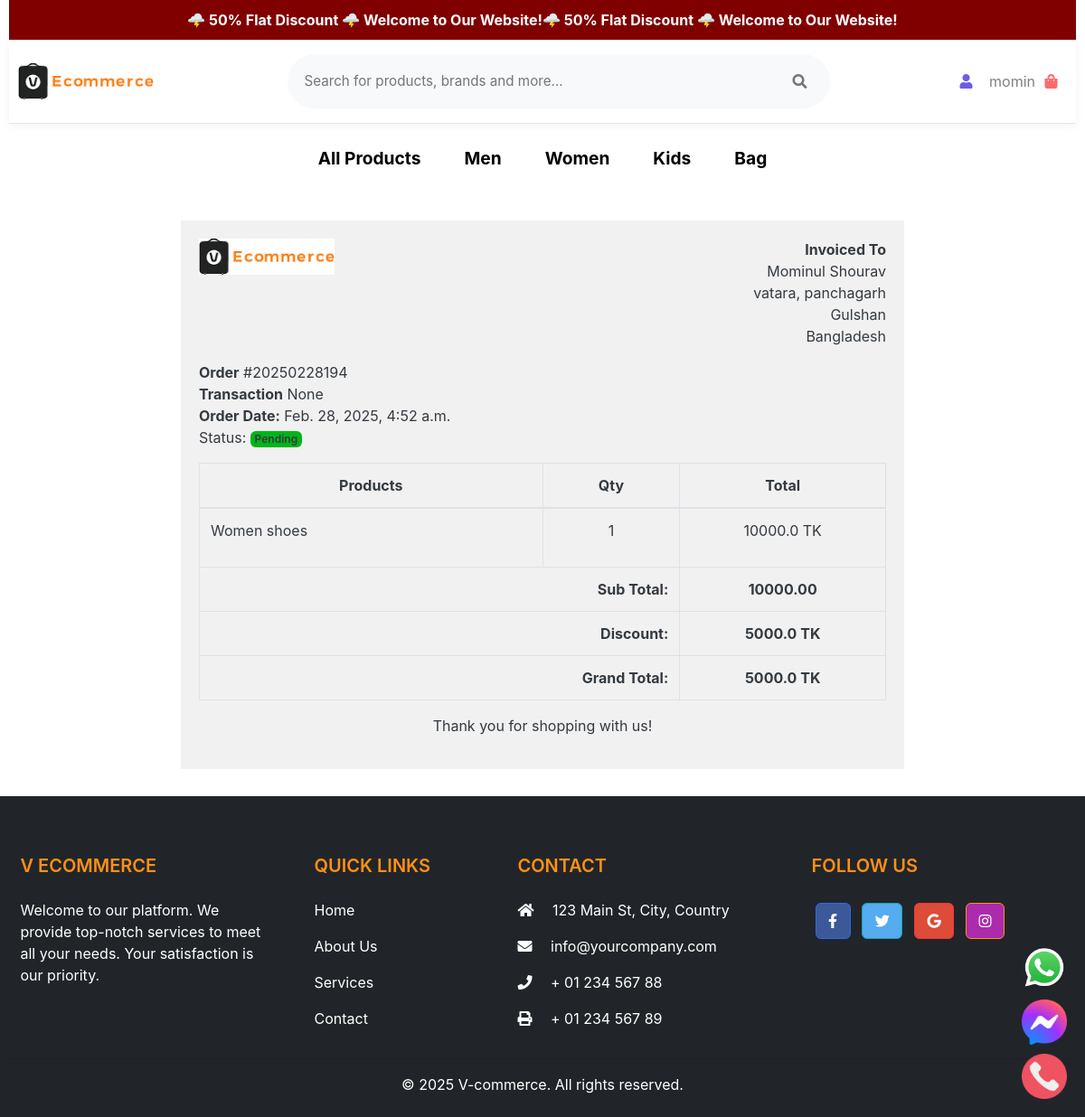
The app's page /accounts/order_detail/20250228194/ (signed in) with its own data.
### accounts/models.py (models this page shows, shortened)
class Account(AbstractBaseUser):
    first_name = models.CharField(max_length=50)
    last_name = models.CharField(max_length=50)
    username = models.CharField(max_length=50, unique=True)
    email = models.EmailField(max_length=100, unique=True)
    phone_number = models.CharField(max_length=50)
    date_joined = models.DateTimeField(auto_now_add=True)
    last_login = models.DateTimeField(auto_now=True)
    is_admin = models.BooleanField(default=False)
    is_staff = models.BooleanField(default=False)
    is_active = models.BooleanField(default=False)
    is_superadmin = models.BooleanField(default=False)
    USERNAME_FIELD = 'email'
    REQUIRED_FIELDS = ['username', 'first_name', 'last_name']
    objects = MyAccountManager()

### category/models.py (models this page shows, shortened)
class Category(models.Model):
    category_name = models.CharField(max_length=50,unique=True)
    slug = models.SlugField(max_length=100, unique=True)
    description = models.TextField(max_length=255, blank=True)
    cat_image = models.ImageField(upload_to="photos/categories", blank=True)
    class Meta:
        verbose_name = "Category"
        verbose_name_plural = "Categories"
    def get_url(self):
        return reverse('products_by_category', args=(self.slug,))

### orders/models.py (models this page shows, shortened)
class Order(models.Model):
    PAYMENT_METHOD =(
        ('Cash on Delivery', 'Cash on Delivery'),
        ('SSLcommerz', 'SSLcommerz'),
    )
    STATUS = (
        ('New', 'New'),
        ('Accepted', 'Accepted'),
        ('on the way', 'On the way'),
        ('Completed', 'Completed'),
        ('Cancelled', 'Cancelled'),
        ('Shipped', 'Shipped'),
    )
    user = models.ForeignKey(Account, on_delete=models.SET_NULL, null=True)
    payment = models.ForeignKey(Payment, on_delete=models.SET_NULL, blank=True, null=True)
    payment_method = models.CharField(max_length=20, choices=PAYMENT_METHOD, default="Cash on Delivery")
    order_number = models.CharField(max_length=20)
    first_name = models.CharField(max_length=50)
    last_name = models.CharField(max_length=50)
    phone = models.CharField(max_length=15)
    email = models.EmailField(max_length=50)
    address_line_1 = models.CharField(max_length=50)
    address_line_2 = models.CharField(max_length=50)
    country = models.CharField(max_length=50)
    state = models.CharField(max_length=50)
    city = models.CharField(max_length=50)
    order_note = models.CharField(max_length=100, blank=True)
    order_total = models.FloatField()
    discount = models.FloatField()
    status = models.CharField(max_length=10, choices=STATUS, default="New")
    ip = models.CharField(blank=True, max_length=20)
    is_ordered = models.BooleanField(default=False)
    created_at = models.DateTimeField(auto_now_add=True)
    updated_at = models.DateTimeField(auto_now=True)
    def full_name(self):
        return f"{self.first_name} {self.last_name}"
    def full_address(self):
        return f"{self.address_line_1}, {self.address_line_2}"

class OrderProduct(models.Model):
    order = models.ForeignKey(Order, on_delete=models.CASCADE)
    payment = models.ForeignKey(Payment, on_delete=models.SET_NULL, blank=True, null=True)
    user = models.ForeignKey(settings.AUTH_USER_MODEL, on_delete=models.CASCADE)
    product = models.ForeignKey(Product, on_delete=models.CASCADE)
    variations = models.ForeignKey(Variation, on_delete=models.SET_NULL, null=True)
    color = models.CharField(max_length=100)
    size = models.CharField(max_length=100)
    quantity = models.IntegerField()
    product_price = models.FloatField()
    total_amount = models.IntegerField(default=10)
    ordered = models.BooleanField(default=False)
    created_at = models.DateTimeField(auto_now_add=True)
    updated_at = models.DateTimeField(auto_now=True)

### store/models.py (models this page shows, shortened)
class Product(models.Model):
    name = models.CharField(max_length=255)
    product_name = models.CharField(max_length=200, unique=True)
    slug = models.SlugField(max_length=200, unique=True)
    discription = models.TextField(max_length=500, blank=True)
    price = models.DecimalField(max_digits=10, decimal_places=2)
    discount_percentage = models.DecimalField(max_digits=5, decimal_places=2, null=True, blank=True)
    images = models.ImageField(upload_to = 'photos/products')
    stock = models.IntegerField()
    is_available = models.BooleanField(default=True)
    category = models.ForeignKey(Category, on_delete=models.CASCADE)
    created_date = models.DateTimeField(auto_now_add=True)
    modified_date = models.DateTimeField(auto_now=True)

### accounts/views.py (the view)
# urls.py: path("order_detail/<int:order_id>/", views.order_detail, name='order_detail'),
@login_required(login_url='login')
def order_detail(request, order_id):
    order_detail = OrderProduct.objects.filter(order__order_number=order_id)
    order = Order.objects.get(order_number=order_id)
    subtotal = 0
    for i in order_detail:
        subtotal += i.product.price * i.quantity
    context = {
        'order_detail': order_detail,
        'order': order,
        'subtotal': subtotal,
    }
    return render(request, 'accounts/order_detail.html', context)

### carts/context_processors.py (called while the page is built)
def counter(request):
    cart_count = 0
    if 'admin' in request.path:
        return {}
    else:
        try:
            cart = Cart.objects.filter(cart_id = _cart_id(request))
            if request.user.is_authenticated:
                cart_items = CartItem.objects.all().filter(user=request.user)
            else:
                cart_items = CartItem.objects.all().filter(cart = cart[:1])
            for cart_item in cart_items:
                cart_count += cart_item.quantity
        except Cart.DoesNotExist:
            cart_count = 0
    return dict(cart_count=cart_count)

### carts/views.py (called while the page is built)
def _cart_id(request):
    cart = request.session.session_key
    if not cart:
        cart = request.session.create()
    return cart

### category/context_processors.py (called while the page is built)
def menu_links(request):
    links = Category.objects.all()
    return dict(links = links)

### templates/accounts/order_detail.html (shortened to what this page needs)
{% extends "base.html" %}
{% load static %}
{% block content %}
<div class="container" style="margin: 0 auto;width: 90%;max-width: 800px;padding: 20px;background: #f1f1f1;margin-top: 30px;margin-bottom: 30px;">
    <div class="row invoice row-printable">
        <div class="col-md-12">
            <div class="panel panel-default plain" id="dash_0">
                <div class="panel-body p30">
                    <div class="row">
                        <div class="col-lg-6">
                            <div class="invoice-logo"><img src="{% static '/images/e_com.png' %}" alt="Invoice logo" style="max-height: 40px;"></div>
                        </div>
                        <div class="col-lg-6">
                            <div class="invoice-from">
                                <ul class="list-unstyled text-right">
                                    <li><strong>Invoiced To</strong></li>
                                    <li>{{order.full_name}}</li>
                                    <li>{{order.full_address}}</li>
                                    <li>{{order.city}}</li>
                                    <li>{{order.country}}</li>
                                </ul>
                            </div>
                        </div>
                        <div class="col-lg-12">
                            <div class="invoice-details mt25">
                                <div class="well">
                                    <ul class="list-unstyled mb0">
                                        <li><strong>Order</strong> #{{order.order_number}}</li>
                                        <li><strong>Transaction</strong> {{order.payment_id}}</li>
                                        <li><strong>Order Date:</strong> {{order.created_at}}</li>
                                        <p>Status: <span class="badge bg-success">{{order.status}}</span></p>
                                    </ul>
                                </div>
                            </div>
                            <div class="invoice-items">
                                <div class="table-responsive">
                                    <table class="table table-bordered">
                                        <thead>
                                            <tr>
                                                <th class="text-center" style="width: 50%;">Products</th>
                                                <th class="text-center" style="width: 20%;">Qty</th>
                                                <th class="text-center" style="width: 30%;">Total</th>
                                            </tr>
                                        </thead>
                                        <tbody>
                                            {% for item in order_detail %}
                                                <tr>
                                                    <td>{{ item.product.product_name }}
                                                    </td>
                                                    <td class="text-center">{{ item.quantity }}</td>
                                                    <td class="text-center">{{ item.product_price }} TK</td>
                                                </tr>
                                            {% endfor %}
                                        </tbody>
                                        <tfoot>
                                            <tr>
                                                <th colspan="2" class="text-right">Sub Total:</th>
                                                <th class="text-center">{{ subtotal }}</th>
                                            </tr>
                                            <tr>
                                                <th colspan="2" class="text-right">Discount:</th>
                                                <th class="text-center">{{ order.discount }} TK</th>
                                            </tr>
                                            <tr>
                                                <th colspan="2" class="text-right">Grand Total:</th>
                                                <th class="text-center">{{ order.order_total }} TK</th>
                                            </tr>
                                        </tfoot>
                                    </table>
                                </div>
                            </div>
                            <div class="invoice-footer mt25">
                                <p class="text-center">Thank you for shopping with us!</p>
                            </div>
                        </div>
                    </div>
                </div>
            </div>
        </div>
    </div>
    </div>
{% endblock %}

### templates/includes/navbar.html (shortened to what this page needs)
{% load static %}
<header>
    <div class="container">
        <nav class="navbar navbar-light bg-white border-bottom">
            <div class="container">
                <a href="{% url 'home' %}" class="navbar-brand">
                    <img src="{% static './images/e_com.png' %}" alt="Logo" class="logo">
                </a>
                <form action="{% url 'search' %}" class="search-form d-none d-md-block" method="GET">
                    <div class="search-wrapper">
                        <input type="text"
                               class="search-input"
                               placeholder="Search for products, brands and more..."
                               name="keyword"
                               autocomplete="off">
                        <button type="submit" class="search-icon">
                            <i class="fa fa-search"></i>
                        </button>
                    </div>
                </form>
                <ul class="navbar-nav flex-row align-items-center">
                    <li class="nav-item me-3">
                        {% if user.id is none %}
                            <div class="user-menu">
                                <a href="{% url 'login' %}" class="auth-link">Sign in / Register</a>
                            </div>
                        {% else %}
                            <a class="nav-link user-link" href="{% url 'dashboard' %}">
                                <div class="user-avatar">
                                    <i class="fa fa-user"></i>
                                </div>
                                <div class="user-info">
                                    <span class="user-name">{{ user.first_name }}</span>
                                </div>
                            </a>
                        {% endif %}
                    </li>
                    <li class="nav-item">
                        <a href="{% url 'cart' %}" class="nav-link cart-link">
                            <div class="cart-container">
                                <div class="cart-icon">
                                    <i class="fa fa-shopping-bag"></i>
                                </div>
                            </div>
                        </a>
                    </li>
                </ul>
            </div>
        </nav>
        <div class="categories-bar">
            <div class="container">
                <div class="categories-wrapper d-flex justify-content-center">
                    <a href="{% url 'store' %}" class="category-item">All Products</a>
                    {% for category in links %}
                        <a href="{{ category.get_url }}" class="category-item  ">{{ category.category_name }}</a>
                    {% endfor %}
                </div>
            </div>
        </div>
    </div>
</header>

### templates/base.html (style rules this page uses)
body { overflow-x: hidden; }

### templates/includes/navbar.html (style rules this page uses)
.navbar { padding: 1rem 0; box-shadow: 0 2px 10px rgba(0,0,0,0.05); }
.navbar-brand img { height: 40px; }
.search-form { flex-grow: 1; max-width: 600px; margin: 0 2rem; }
.search-wrapper { display: flex; align-items: center; background: #f8f9fa; border-radius: 50px; padding: 0.5rem 1rem; transition: all 0.3s ease; border: 2px solid transparent; }
.search-input { border: none; background: transparent; padding: 0.5rem 0; width: 100%; outline: none; font-size: 0.95rem; }
.search-icon { color: #6c757d; background: none; border: none; padding: 0.5rem; cursor: pointer; }
.user-link { display: flex; align-items: center; gap: 0.5rem; padding: 0.5rem; }
.user-avatar { width: 35px; height: 35px; border-radius: 50%; display: flex; align-items: center; justify-content: center; color: #6c5ce7; }
.cart-icon { position: relative; width: 35px; height: 35px; display: flex; align-items: center; justify-content: center; color: #ff6b6b; }
.categories-bar { padding: 0.5rem 0; overflow-x: auto; white-space: nowrap; -webkit-overflow-scrolling: touch; }
.categories-wrapper { display: flex; gap: 1rem; padding: 0.5rem 0; }
.category-item { color: black; font-size: 1.2rem; font-weight: bold; text-decoration: none; padding: 0.5rem 1rem; border-radius: 4px; transition: all 0.3s ease; }

### records on screen
Account: first_name "momin"
Category: category_name "Men"
Category: category_name "Women"
Category: category_name "Kids"
Category: category_name "Bag"
Order: full_name "Mominul Shourav", full_address "vatara, panchagarh", city "Gulshan", country "Bangladesh", order_number "20250228194", payment_id "None", created_at "Feb. 28, 2025, 4:52 a.m.", status "Pending", discount "5000.0", order_total "5000.0"
OrderProduct: product.product_name "Women shoes", quantity "1", product_price "10000.0"

### other values on screen
{{ subtotal }} "10000.00"
